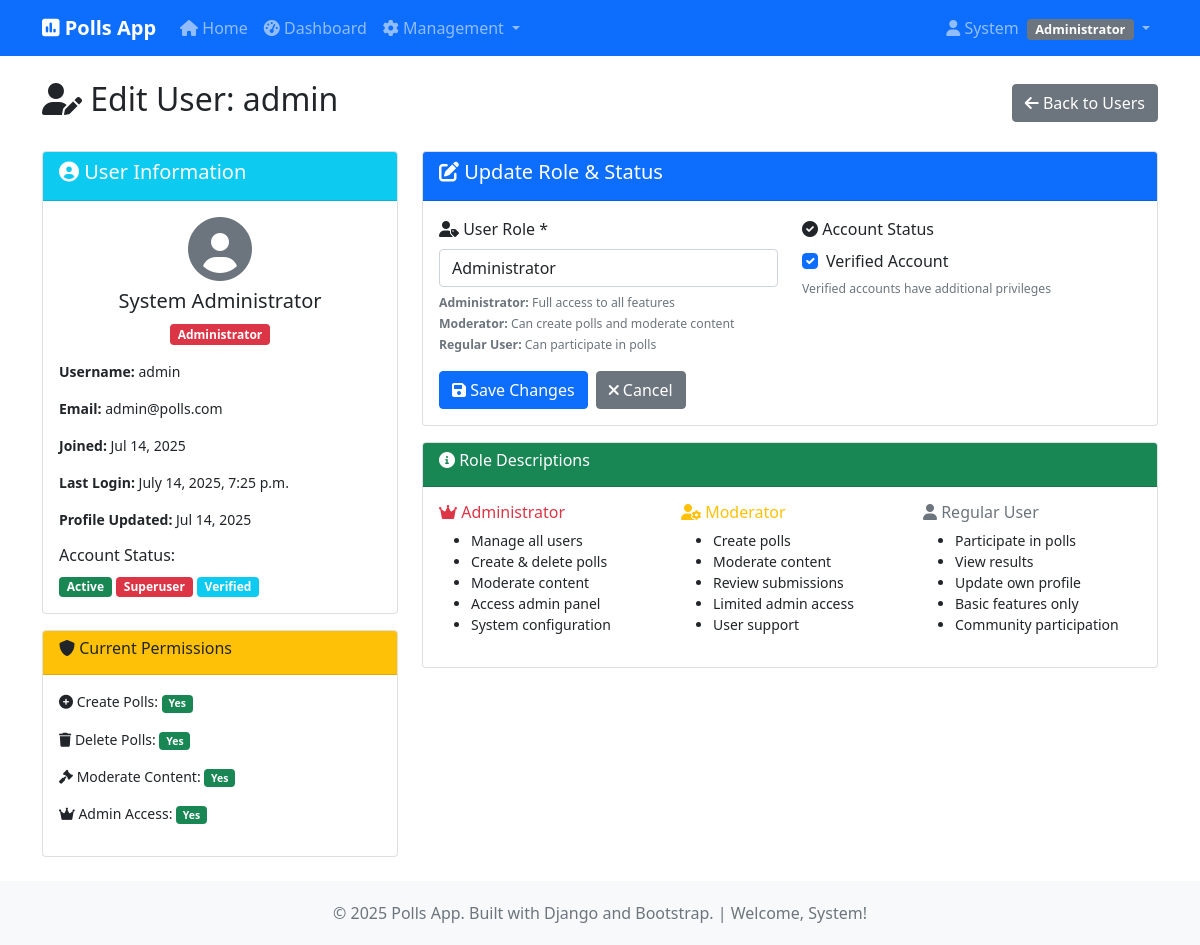
/accounts/admin/users/2/edit/ (signed in), run on the app's committed database.
### accounts/models.py (models this page shows, shortened)
class UserProfile(models.Model):
    user = models.OneToOneField(User, on_delete=models.CASCADE, related_name='profile')
    role = models.CharField(
        max_length=20,
        choices=UserRole.choices,
        default=UserRole.USER,
        help_text="User role for access control"
    )
    phone_number = models.CharField(max_length=15, blank=True, null=True)
    date_of_birth = models.DateField(blank=True, null=True)
    bio = models.TextField(max_length=500, blank=True)
    created_at = models.DateTimeField(auto_now_add=True)
    updated_at = models.DateTimeField(auto_now=True)
    is_verified = models.BooleanField(default=False)
    class Meta:
        verbose_name = 'User Profile'
        verbose_name_plural = 'User Profiles'
        ordering = ['-created_at']
    def is_admin(self):
        return self.role == UserRole.ADMIN
    def can_create_polls(self):
        return self.role in [UserRole.ADMIN, UserRole.MODERATOR]
    def can_delete_polls(self):
        return self.role == UserRole.ADMIN
    def can_moderate_content(self):
        return self.role in [UserRole.ADMIN, UserRole.MODERATOR]

### accounts/views.py (the view)
# urls.py: path('admin/users/<int:user_id>/edit/', views.admin_user_edit_view, name='admin_user_edit'),
@user_passes_test(is_admin)
def admin_user_edit_view(request, user_id):
    user = get_object_or_404(User, id=user_id)
    profile = user.profile
    if request.method == 'POST':
        form = AdminUserRoleForm(request.POST, instance=profile)
        if form.is_valid():
            form.save()
            messages.success(request, f'User {user.username} has been updated successfully!')
            return redirect('accounts:admin_users')
        else:
            messages.error(request, 'Please correct the errors below.')
    else:
        form = AdminUserRoleForm(instance=profile)
    return render(request, 'accounts/admin_user_edit.html', {
        'form': form,
        'user': user,
        'profile': profile
    })

### accounts/forms.py
class AdminUserRoleForm(forms.ModelForm):
    class Meta:
        model = UserProfile
        fields = ['role', 'is_verified']
        widgets = {
            'role': forms.Select(attrs={'class': 'form-control'}),
            'is_verified': forms.CheckboxInput(attrs={'class': 'form-check-input'}),
        }

### accounts/views.py (called while the page is built)
def is_admin(user):
    return user.is_authenticated and hasattr(user, 'profile') and user.profile.is_admin()

### accounts/templates/accounts/admin_user_edit.html (shortened to what this page needs)
{% extends 'base.html' %}
{% block content %}
<div class="d-flex justify-content-between align-items-center mb-4">
    <h2><i class="fas fa-user-edit"></i> Edit User: {{ user.username }}</h2>
    <a href="{% url 'accounts:admin_users' %}" class="btn btn-secondary">
        <i class="fas fa-arrow-left"></i> Back to Users
    </a>
</div>
<div class="row">
    <div class="col-md-4">
        <div class="card">
            <div class="card-header bg-info text-white">
                <h5><i class="fas fa-user-circle"></i> User Information</h5>
            </div>
            <div class="card-body">
                <div class="text-center mb-3">
                    <i class="fas fa-user-circle fa-4x text-muted"></i>
                    <h5 class="mt-2">{{ user.get_full_name|default:user.username }}</h5>
                    <span class="badge bg-{{ profile.role|yesno:'danger,warning,secondary' }}">
                        {{ profile.get_role_display }}
                    </span>
                </div>
                <div class="small">
                    <p><strong>Username:</strong> {{ user.username }}</p>
                    <p><strong>Email:</strong> {{ user.email|default:"Not provided" }}</p>
                    <p><strong>Joined:</strong> {{ user.date_joined|date:"M d, Y" }}</p>
                    <p><strong>Last Login:</strong> {{ user.last_login|default:"Never" }}</p>
                    <p><strong>Profile Updated:</strong> {{ profile.updated_at|date:"M d, Y" }}</p>
                </div>
                <div class="mt-3">
                    <h6>Account Status:</h6>
                    {% if user.is_active %}
                        <span class="badge bg-success">Active</span>
                    {% else %}
                        <span class="badge bg-danger">Inactive</span>
                    {% endif %}
                    {% if user.is_superuser %}
                        <span class="badge bg-danger">Superuser</span>
                    {% endif %}
                    {% if profile.is_verified %}
                        <span class="badge bg-info">Verified</span>
                    {% endif %}
                </div>
            </div>
        </div>
        <div class="card mt-3">
            <div class="card-header bg-warning text-dark">
                <h6><i class="fas fa-shield-alt"></i> Current Permissions</h6>
            </div>
            <div class="card-body">
                <div class="small">
                    <p>
                        <i class="fas fa-plus-circle"></i> Create Polls:
                        {% if profile.can_create_polls %}
                            <span class="badge bg-success">Yes</span>
                        {% else %}
                            <span class="badge bg-danger">No</span>
                        {% endif %}
                    </p>
                    <p>
                        <i class="fas fa-trash"></i> Delete Polls:
                        {% if profile.can_delete_polls %}
                            <span class="badge bg-success">Yes</span>
                        {% else %}
                            <span class="badge bg-danger">No</span>
                        {% endif %}
                    </p>
                    <p>
                        <i class="fas fa-gavel"></i> Moderate Content:
                        {% if profile.can_moderate_content %}
                            <span class="badge bg-success">Yes</span>
                        {% else %}
                            <span class="badge bg-danger">No</span>
                        {% endif %}
                    </p>
                    <p>
                        <i class="fas fa-crown"></i> Admin Access:
                        {% if profile.is_admin %}
                            <span class="badge bg-success">Yes</span>
                        {% else %}
                            <span class="badge bg-danger">No</span>
                        {% endif %}
                    </p>
                </div>
            </div>
        </div>
    </div>
    <div class="col-md-8">
        <div class="card">
            <div class="card-header bg-primary text-white">
                <h5><i class="fas fa-edit"></i> Update Role & Status</h5>
            </div>
            <div class="card-body">
                <form method="post">
                    <div class="row mb-3">
                        <div class="col-md-6">
                            <label for="{{ form.role.id_for_label }}" class="form-label">
                                <i class="fas fa-user-tag"></i> User Role *
                            </label>
                            {{ form.role }}
                            <div class="form-text">
                                <small>
                                    <strong>Administrator:</strong> Full access to all features<br>
                                    <strong>Moderator:</strong> Can create polls and moderate content<br>
                                    <strong>Regular User:</strong> Can participate in polls
                                </small>
                            </div>
                        </div>
                        <div class="col-md-6">
                            <label class="form-label">
                                <i class="fas fa-check-circle"></i> Account Status
                            </label>
                            <div class="form-check">
                                {{ form.is_verified }}
                                <label class="form-check-label" for="{{ form.is_verified.id_for_label }}">
                                    Verified Account
                                </label>
                            </div>
                            <div class="form-text">
                                <small>Verified accounts have additional privileges</small>
                            </div>
                        </div>
                    </div>
                    <div class="d-flex gap-2">
                        <button type="submit" class="btn btn-primary">
                            <i class="fas fa-save"></i> Save Changes
                        </button>
                        <a href="{% url 'accounts:admin_users' %}" class="btn btn-secondary">
                            <i class="fas fa-times"></i> Cancel
                        </a>
                    </div>
                </form>
            </div>
        </div>
        <div class="card mt-3">
            <div class="card-header bg-success text-white">
                <h6><i class="fas fa-info-circle"></i> Role Descriptions</h6>
            </div>
            <div class="card-body">
                <div class="row">
                    <div class="col-md-4">
                        <h6 class="text-danger">
                            <i class="fas fa-crown"></i> Administrator
                        </h6>
                        <ul class="small">
                            <li>Manage all users</li>
                            <li>Create & delete polls</li>
                            <li>Moderate content</li>
                            <li>Access admin panel</li>
                            <li>System configuration</li>
                        </ul>
                    </div>
                    <div class="col-md-4">
                        <h6 class="text-warning">
                            <i class="fas fa-user-cog"></i> Moderator
                        </h6>
                        <ul class="small">
                            <li>Create polls</li>
                            <li>Moderate content</li>
                            <li>Review submissions</li>
                            <li>Limited admin access</li>
                            <li>User support</li>
                        </ul>
                    </div>
                    <div class="col-md-4">
                        <h6 class="text-secondary">
                            <i class="fas fa-user"></i> Regular User
                        </h6>
                        <ul class="small">
                            <li>Participate in polls</li>
                            <li>View results</li>
                            <li>Update own profile</li>
                            <li>Basic features only</li>
                            <li>Community participation</li>
                        </ul>
                    </div>
                </div>
            </div>
        </div>
    </div>
</div>
{% endblock %}

### accounts/templates/base.html (shortened to what this page needs)
<!DOCTYPE html>
<html lang="en">
<head>
    <link href="https://cdn.jsdelivr.net/npm/bootstrap@5.1.3/dist/css/bootstrap.min.css" rel="stylesheet">
    <link href="https://cdnjs.cloudflare.com/ajax/libs/font-awesome/6.0.0/css/all.min.css" rel="stylesheet">
</head>
<body>
    <nav class="navbar navbar-expand-lg navbar-dark bg-primary">
        <div class="container">
            <a class="navbar-brand" href="{% url 'home_polls:home' %}">
                <i class="fas fa-poll"></i> Polls App
            </a>
            <div class="collapse navbar-collapse" id="navbarNav">
                <ul class="navbar-nav me-auto">
                    <li class="nav-item">
                        <a class="nav-link" href="{% url 'home_polls:home' %}">
                            <i class="fas fa-home"></i> Home
                        </a>
                    </li>
                    {% if user.is_authenticated %}
                        <li class="nav-item">
                            <a class="nav-link" href="{% url 'accounts:dashboard' %}">
                                <i class="fas fa-tachometer-alt"></i> Dashboard
                            </a>
                        </li>
                        {% if user.profile.can_moderate_content %}
                            <li class="nav-item dropdown">
                                <a class="nav-link dropdown-toggle" href="#" id="adminDropdown" role="button" data-bs-toggle="dropdown">
                                    <i class="fas fa-cog"></i> Management
                                </a>
                            </li>
                        {% endif %}
                    {% endif %}
                </ul>
                <ul class="navbar-nav">
                    {% if user.is_authenticated %}
                        <li class="nav-item dropdown">
                            <a class="nav-link dropdown-toggle" href="#" id="userDropdown" role="button" data-bs-toggle="dropdown">
                                <i class="fas fa-user"></i>
                                {{ user.first_name|default:user.username }}
                                <span class="badge bg-secondary user-role-badge ms-1">
                                    {{ user.profile.get_role_display }}
                                </span>
                            </a>
                        </li>
                    {% endif %}
                </ul>
            </div>
        </div>
    </nav>
    <div class="container-main">
        <div class="container my-4">
            {% block content %}
            {% endblock %}
        </div>
    </div>
    <footer class="footer bg-light text-center">
        <div class="container">
            <span class="text-muted">
                © 2025 Polls App. Built with Django and Bootstrap.
                {% if user.is_authenticated %}
                    | Welcome, {{ user.first_name|default:user.username }}!
                {% endif %}
            </span>
        </div>
    </footer>
</body>
</html>

### accounts/templates/base.html (style rules this page uses)
.navbar-brand { font-weight: bold; }
.user-role-badge { font-size: 0.8em; }
.footer { background-color: #f8f9fa; padding: 20px 0; margin-top: auto; }
body { display: flex; flex-direction: column; min-height: 100vh; }
.container-main { flex: 1; }

### data on the page
UserProfile: role "Administrator", updated_at "Jul 14, 2025", is_verified "☑"

### other printed values
{{ user.first_name|default:user.username }} "System"
{{ user.profile.get_role_display }} "Administrator"
{{ user.username }} "admin"
{{ user.get_full_name|default:user.username }} "System Administrator"
{{ user.email|default:"Not provided" }} "admin@polls.com"
{{ user.date_joined|date:"M d, Y" }} "Jul 14, 2025"
{{ user.last_login|default:"Never" }} "July 14, 2025, 7:25 p.m."
